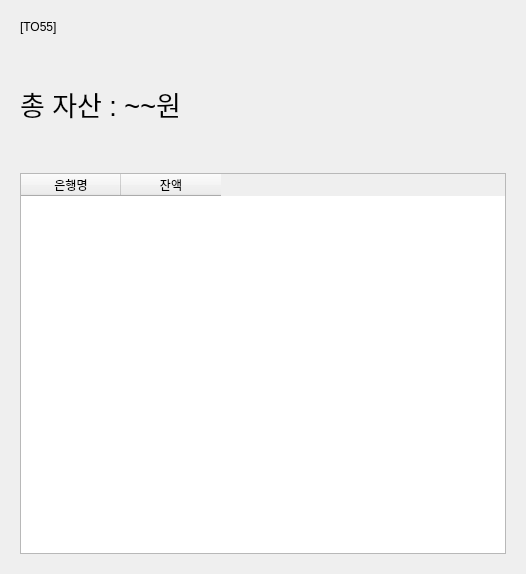
<?xml version="1.0" encoding="UTF-8"?>
<ui version="4.0">
 <class>MainPage</class>
 <widget class="QWidget" name="MainPage">
  <property name="geometry">
   <rect>
    <x>0</x>
    <y>0</y>
    <width>526</width>
    <height>574</height>
   </rect>
  </property>
  <property name="windowTitle">
   <string>Form</string>
  </property>
  <layout class="QVBoxLayout" name="verticalLayout_3">
   <item>
    <layout class="QGridLayout" name="gridLayout_2">
     <item row="0" column="0">
      <layout class="QGridLayout" name="gridLayout">
       <item row="0" column="0">
        <widget class="QStackedWidget" name="stackedWidget">
         <property name="currentIndex">
          <number>0</number>
         </property>
         <widget class="QWidget" name="page">
          <layout class="QVBoxLayout" name="verticalLayout_2">
           <item>
            <layout class="QVBoxLayout" name="verticalLayout" stretch="0,1,3">
             <item>
              <widget class="QLabel" name="label_2">
               <property name="enabled">
                <bool>true</bool>
               </property>
               <property name="text">
                <string>[TO55]</string>
               </property>
              </widget>
             </item>
             <item>
              <widget class="QLabel" name="label">
               <property name="font">
                <font>
                 <pointsize>20</pointsize>
                </font>
               </property>
               <property name="text">
                <string>총 자산 : ~~원</string>
               </property>
              </widget>
             </item>
             <item>
              <widget class="QTableWidget" name="tableWidget">
               <column>
                <property name="text">
                 <string>은행명</string>
                </property>
               </column>
               <column>
                <property name="text">
                 <string>잔액</string>
                </property>
               </column>
              </widget>
             </item>
            </layout>
           </item>
          </layout>
         </widget>
         <widget class="QWidget" name="page_2">
          <layout class="QVBoxLayout" name="verticalLayout_4">
           <item>
            <layout class="QGridLayout" name="gridLayout_3">
             <item row="0" column="1" rowspan="2">
              <widget class="QPushButton" name="pushButton_4">
               <property name="text">
                <string>뒤로 가기</string>
               </property>
              </widget>
             </item>
             <item row="0" column="0" rowspan="2">
              <widget class="QLabel" name="label_3">
               <property name="text">
                <string>[TO55]</string>
               </property>
              </widget>
             </item>
            </layout>
           </item>
           <item>
            <widget class="QLabel" name="label_4">
             <property name="text">
              <string>계좌명 : 잔고</string>
             </property>
            </widget>
           </item>
           <item>
            <widget class="QTableWidget" name="tableWidget_2">
             <column>
              <property name="text">
               <string>날짜</string>
              </property>
             </column>
             <column>
              <property name="text">
               <string>시간</string>
              </property>
             </column>
             <column>
              <property name="text">
               <string>구분</string>
              </property>
             </column>
             <column>
              <property name="text">
               <string>이름/계좌</string>
              </property>
             </column>
             <column>
              <property name="text">
               <string>금액</string>
              </property>
             </column>
             <column>
              <property name="text">
               <string>메모</string>
              </property>
             </column>
            </widget>
           </item>
           <item>
            <layout class="QHBoxLayout" name="horizontalLayout">
             <item>
              <widget class="QPushButton" name="pushButton_2">
               <property name="text">
                <string>입금</string>
               </property>
              </widget>
             </item>
             <item>
              <widget class="QPushButton" name="pushButton_3">
               <property name="text">
                <string>출금</string>
               </property>
              </widget>
             </item>
             <item>
              <widget class="QPushButton" name="pushButton">
               <property name="text">
                <string>송금</string>
               </property>
              </widget>
             </item>
            </layout>
           </item>
          </layout>
         </widget>
        </widget>
       </item>
      </layout>
     </item>
    </layout>
   </item>
  </layout>
 </widget>
 <resources/>
 <connections/>
</ui>
